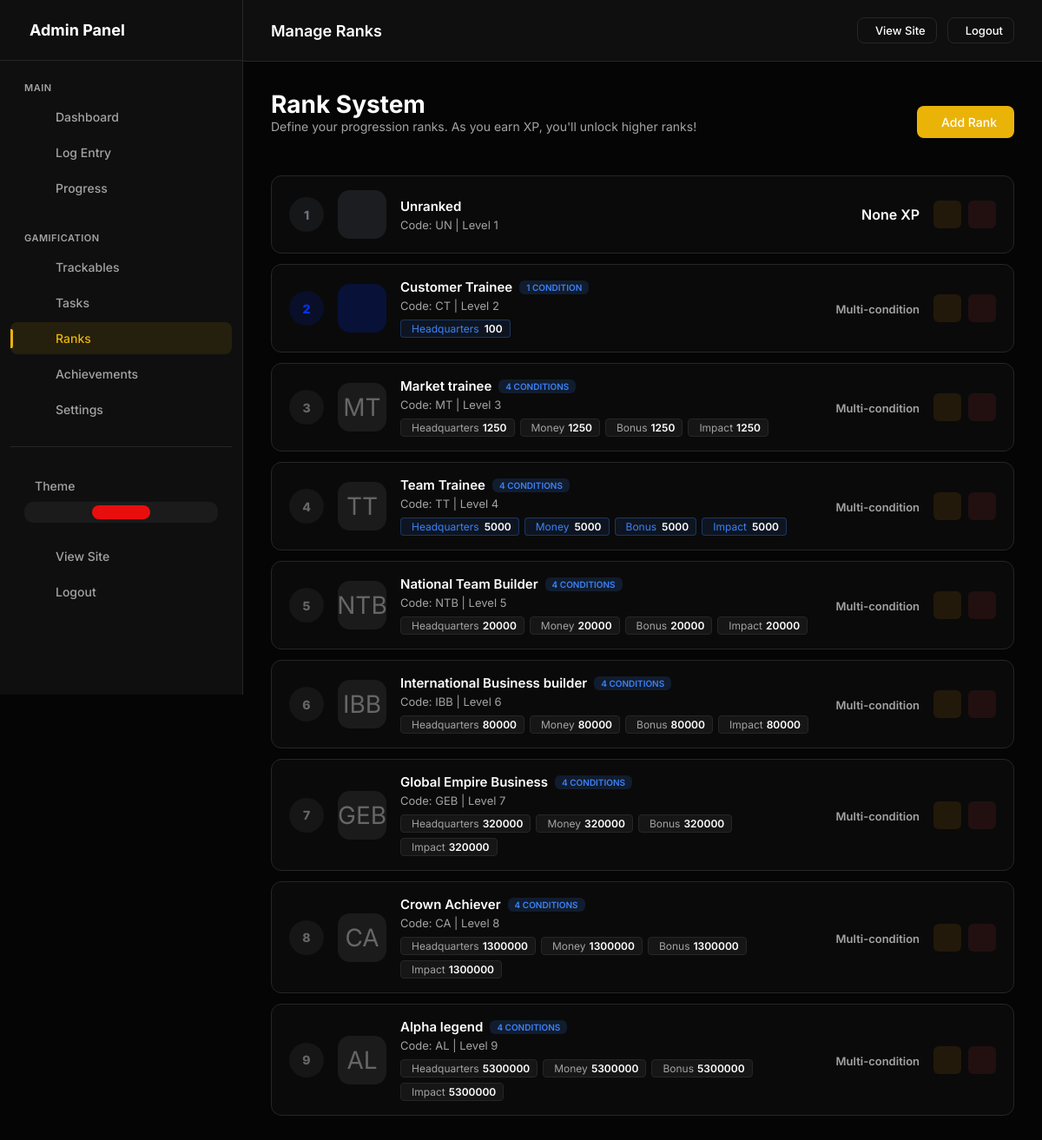
The page /admin/ranks (signed in) on the database its author committed.
### models.py (models this page shows, shortened)
class UserSettings(db.Model):
    __tablename__ = 'user_settings'
    id = db.Column(db.Integer, primary_key=True)
    user_id = db.Column(db.Integer, db.ForeignKey('users.id'), nullable=False, unique=True, index=True)
    accent_color = db.Column(db.String(20), default='#e90e0e')
    points_name = db.Column(db.String(20), default='XP')  # "XP", "Points", "Coins", etc.
    points_icon = db.Column(db.String(50), default='ph-lightning')
    daily_xp_goal = db.Column(db.Integer, default=50)
    perfect_day_bonus = db.Column(db.Integer, default=50)
    perfect_week_bonus = db.Column(db.Integer, default=500)
    streak_bonus_per_day = db.Column(db.Integer, default=5)  # Extra XP per streak day
    show_xp_animations = db.Column(db.Boolean, default=True)
    dark_mode = db.Column(db.Boolean, default=True)
    compact_view = db.Column(db.Boolean, default=False)
    show_dashboard_header = db.Column(db.Boolean, default=True)
    enable_youtube_sync = db.Column(db.Boolean, default=False)
    always_show_confetti = db.Column(db.Boolean, default=False)
    created_at = db.Column(db.DateTime, default=datetime.utcnow)
    updated_at = db.Column(db.DateTime, default=datetime.utcnow, onupdate=datetime.utcnow)

class CustomRank(db.Model):
    __tablename__ = 'custom_ranks'
    id = db.Column(db.Integer, primary_key=True)
    user_id = db.Column(db.Integer, db.ForeignKey('users.id'), nullable=False, index=True)
    level = db.Column(db.Integer, nullable=False, default=1)  # Numeric level
    name = db.Column(db.String(100), nullable=False)  # "Beginner", "Expert", etc.
    code = db.Column(db.String(10))  # Short code like "BT", "MS"
    description = db.Column(db.String(500))
    min_xp = db.Column(db.Integer, nullable=True)  # XP needed to reach this rank (nullable for multi-condition ranks)
    icon = db.Column(db.String(100))  # Icon path or phosphor icon
    color = db.Column(db.String(20), default='#666666')
    badge_image = db.Column(db.String(500))  # Path to badge image
    is_max_rank = db.Column(db.Boolean, default=False)
    created_at = db.Column(db.DateTime, default=datetime.utcnow)
    updated_at = db.Column(db.DateTime, default=datetime.utcnow, onupdate=datetime.utcnow)
    conditions = db.relationship('RankCondition', backref='rank', lazy=True, cascade='all, delete-orphan')

class RankCondition(db.Model):
    __tablename__ = 'rank_conditions'
    id = db.Column(db.Integer, primary_key=True)
    rank_id = db.Column(db.Integer, db.ForeignKey('custom_ranks.id'), nullable=False, index=True)
    condition_type = db.Column(db.String(50), nullable=False)  # See CONDITION_TYPES below
    threshold = db.Column(db.Integer, nullable=False)  # The value that must be reached
    custom_name = db.Column(db.String(100))  # User-defined name for this condition
    is_bucket = db.Column(db.Boolean, default=False)  # If True, only allocated entries count
    trackable_slug = db.Column(db.String(100))  # Used when condition_type is 'trackable_xp' or 'trackable_count'
    created_at = db.Column(db.DateTime, default=datetime.utcnow)

### app.py (the view)
    @app.route('/admin/ranks')
    @admin_required
    def admin_ranks():
        ranks = CustomRank.query.filter_by(
            user_id=current_user.id
        ).order_by(CustomRank.level).all()
        return render_template('admin/ranks.html', ranks=ranks)

### templates/admin/ranks.html (shortened to what this page needs)
{% extends "admin/base.html" %}
{% block page_title %}Manage Ranks{% endblock %}
{% block content %}
<div class="page-header">
    <div>
        <h1 class="page-title">Rank System</h1>
        <p class="page-intro">Define your progression ranks. As you earn {{ points_name }}, you'll unlock higher ranks!
        </p>
    </div>
    <div class="page-actions">
        <a href="{{ url_for('admin_rank_add') }}" class="btn btn-primary">
             Add Rank
        </a>
    </div>
</div>
{% if ranks %}
<div class="ranks-list">
    {% for rank in ranks %}
    <div class="rank-row">
        <div class="rank-level" style="background: {{ rank.color }}20; color: {{ rank.color }}">
            {{ rank.level }}
        </div>
        <div class="rank-icon-box" style="background: {{ rank.color }}30; color: {{ rank.color }}">
            {% if rank.icon %}
            <i class="ph {{ rank.icon }}"></i>
            {% else %}
            {{ rank.code or 'L' ~ rank.level }}
            {% endif %}
        </div>
        <div class="rank-info">
            <div class="rank-name">
                {{ rank.name }}
                {% if rank.conditions %}
                <span class="badge-conditions"
                    style="padding: 2px 8px; border-radius: 6px; font-size: 10px; font-weight: 600; background: rgba(59, 130, 246, 0.15); color: #3b82f6; text-transform: uppercase;">
                    {{ rank.conditions|length }} condition{{ 's' if rank.conditions|length != 1 else '' }}
                </span>
                {% endif %}
            </div>
            <div class="rank-meta">
                Code: {{ rank.code or '-' }} | Level {{ rank.level }}
            </div>
            {% if rank.conditions %}
            <div class="rank-conditions-list">
                {% for condition in rank.conditions %}
                <div class="condition-tag {% if condition.is_bucket %}bucket{% endif %}" {% if condition.is_bucket
                    %}title="Manual Allocation Bucket" {% endif %}>
                    <span>
                        {{ condition.custom_name if condition.custom_name else condition.condition_type|replace('_', '
                        ')|title }}
                    </span>
                    <strong>{{ condition.threshold }}</strong>
                </div>
                {% endfor %}
            </div>
            {% endif %}
        </div>
        <div class="rank-xp">
            {% if rank.conditions %}
            <span style="font-size: 13px; color: var(--text-muted);">Multi-condition</span>
            {% else %}
            {{ rank.min_xp|format_number }} {{ points_name }}
            {% endif %}
        </div>
        <div class="rank-actions">
            <a href="{{ url_for('admin_rank_edit', id=rank.id) }}" class="action-btn edit" title="Edit">
            </a>
            <form action="{{ url_for('admin_rank_delete', id=rank.id) }}" method="post"
                onsubmit="return confirmDelete(this, 'Rank')" style="display: inline;">
                <button type="submit" class="action-btn delete" title="Delete">
                </button>
            </form>
        </div>
    </div>
    {% endfor %}
</div>
{% endif %}
{% endblock %}

### templates/admin/base.html (style rules this page uses)
:root, [data-theme="dark"] { --bg-body: #050505; --bg-card: #0f0f0f; --bg-card-hover: #141414; --border: #262626; --accent: #e90e0e; --accent-rgb: 233, 14, 14; --accent-hover: #c70202; --text-main: #ffffff; --text-muted: #a3a3a3; --font-sans: 'Inter', sans-serif; --font-mono: 'JetBrains Mono', monospace; --success: #10b981; --warning: #f59e0b; --danger: #ef4444; }
* { margin: 0; padding: 0; box-sizing: border-box; }
body { background-color: var(--bg-body); color: var(--text-main); font-family: var(--font-sans); overflow-x: hidden; -webkit-font-smoothing: antialiased; min-height: 100vh; }
a { text-decoration: none; color: inherit; transition: 0.3s; }
button { border: none; background: none; cursor: pointer; font-family: inherit; }
.page-header { display: flex; justify-content: space-between; align-items: center; margin-bottom: 24px; flex-wrap: wrap; gap: 16px; }
.page-title { font-size: 28px; font-weight: 700; }
.page-actions { display: flex; gap: 12px; align-items: center; }
.action-btn { width: 32px; height: 32px; border-radius: 6px; display: flex; align-items: center; justify-content: center; transition: all 0.2s; cursor: pointer; border: 1px solid transparent; }
.action-btn.edit { background: rgba(245, 158, 11, 0.1); color: #f59e0b; }
.action-btn.delete { background: rgba(239, 68, 68, 0.1); color: #ef4444; }
.btn { padding: 10px 20px; border-radius: 8px; font-size: 14px; font-weight: 500; transition: all 0.3s ease; display: inline-flex; align-items: center; gap: 8px; cursor: pointer; border: none; }
.btn-primary { background: var(--accent); color: #fff; }

### templates/admin/ranks.html (style rules this page uses)
.page-intro { margin-bottom: 24px; color: var(--text-muted); font-size: 14px; }
.ranks-list { display: flex; flex-direction: column; gap: 12px; }
.rank-row { background: rgba(255, 255, 255, 0.02); border: 1px solid var(--border); border-radius: 12px; padding: 16px 20px; display: flex; align-items: center; gap: 16px; transition: all 0.2s; flex-wrap: wrap; }
.rank-level { width: 40px; height: 40px; background: rgba(255, 255, 255, 0.05); border-radius: 50%; display: flex; align-items: center; justify-content: center; font-weight: 800; font-size: 14px; color: var(--text-muted); flex-shrink: 0; }
.rank-icon-box { width: 56px; height: 56px; border-radius: 14px; display: flex; align-items: center; justify-content: center; font-size: 28px; flex-shrink: 0; background: rgba(255, 255, 255, 0.03); }
.rank-info { flex: 1; min-width: 200px; }
.rank-name { font-weight: 600; font-size: 15px; margin-bottom: 4px; display: flex; align-items: center; gap: 8px; }
.rank-meta { font-size: 13px; color: var(--text-muted); }
.rank-xp { font-size: 16px; font-weight: 600; color: var(--text-main); min-width: 100px; text-align: right; }
.rank-actions { display: flex; gap: 8px; }
.rank-conditions-list { margin-top: 8px; font-size: 12px; display: flex; flex-wrap: wrap; gap: 6px; }
.condition-tag { background: rgba(255, 255, 255, 0.05); border: 1px solid var(--border); padding: 2px 8px; border-radius: 4px; color: var(--text-muted); display: flex; align-items: center; gap: 4px; }
.condition-tag strong { color: var(--text-main); font-weight: 600; }
.condition-tag.bucket { background: rgba(59, 130, 246, 0.1); border-color: rgba(59, 130, 246, 0.3); color: #3b82f6; }

### rows shown on the page
UserSettings: points_name "XP"
CustomRank: level "1", name "Unranked", code "UN", min_xp "None"
CustomRank: level "2", name "Customer Trainee", conditions|length "1", code "CT", shows "Multi-condition"
RankCondition: custom_name "Headquarters", threshold "100"
CustomRank: level "3", code "MT", name "Market trainee", conditions|length "4", conditions "S", shows "Multi-condition"
RankCondition: custom_name "Headquarters", threshold "1250"
RankCondition: custom_name "Money", threshold "1250"
RankCondition: custom_name "Bonus", threshold "1250"
RankCondition: custom_name "Impact", threshold "1250"
CustomRank: level "4", code "TT", name "Team Trainee", conditions|length "4", conditions "S", shows "Multi-condition"
RankCondition: custom_name "Headquarters", threshold "5000"
RankCondition: custom_name "Money", threshold "5000"
RankCondition: custom_name "Bonus", threshold "5000"
RankCondition: custom_name "Impact", threshold "5000"
CustomRank: level "5", code "NTB", name "National Team Builder", conditions|length "4", conditions "S", shows "Multi-condition"
RankCondition: custom_name "Headquarters", threshold "20000"
RankCondition: custom_name "Money", threshold "20000"
RankCondition: custom_name "Bonus", threshold "20000"
RankCondition: custom_name "Impact", threshold "20000"
CustomRank: level "6", code "IBB", name "International Business builder", conditions|length "4", conditions "S", shows "Multi-condition"
RankCondition: custom_name "Headquarters", threshold "80000"
RankCondition: custom_name "Money", threshold "80000"
RankCondition: custom_name "Bonus", threshold "80000"
RankCondition: custom_name "Impact", threshold "80000"
CustomRank: level "7", code "GEB", name "Global Empire Business", conditions|length "4", conditions "S", shows "Multi-condition"
RankCondition: custom_name "Headquarters", threshold "320000"
RankCondition: custom_name "Money", threshold "320000"
RankCondition: custom_name "Bonus", threshold "320000"
RankCondition: custom_name "Impact", threshold "320000"
CustomRank: level "8", code "CA", name "Crown Achiever", conditions|length "4", conditions "S", shows "Multi-condition"
RankCondition: custom_name "Headquarters", threshold "1300000"
RankCondition: custom_name "Money", threshold "1300000"
RankCondition: custom_name "Bonus", threshold "1300000"
RankCondition: custom_name "Impact", threshold "1300000"
CustomRank: level "9", code "AL", name "Alpha legend", conditions|length "4", conditions "S", shows "Multi-condition"
RankCondition: custom_name "Headquarters", threshold "5300000"
RankCondition: custom_name "Money", threshold "5300000"
RankCondition: custom_name "Bonus", threshold "5300000"
RankCondition: custom_name "Impact", threshold "5300000"
